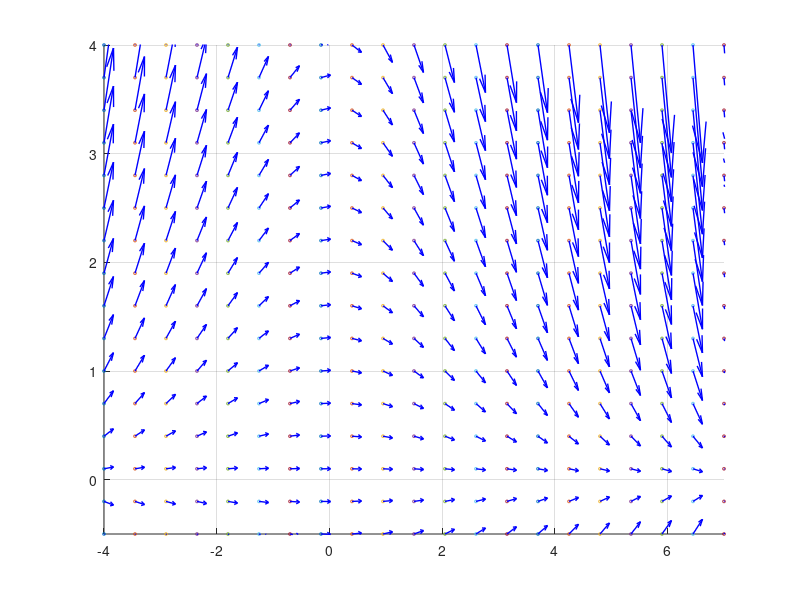

Reproduce this figure in MATLAB.
% Activity 4: plotting direction fields.
% The direction field for a differential equation dy/dx=f(x,y) is
% the same as the vector field given by A=1, B=f(x,y)

clc
clf
hold on
grid on

%We'll plot our vector field for a<=x<=b and x<=y<=d
%over the grid of dimensions (m+1) by (n+1).
%First, we initialize parameters (so it's easier to change them in future)
%and then use the meshgrid command. We'll plot the grid too.

a=-4; b=7; c=-0.5; d=4; m=20; n=15;
[x y]=meshgrid(a:(b-a)/m:b,c:(d-c)/n:d);
plot(x,y,'o','markersize',2)

%The following code introduces A and B as explicit expressions in x and y

f=@(x,y)-x.*y./4; %it's important to use .* and ./ instead of just * and /

A=@(x,y)x-x+1;    %adding x-x is needed to sync the dimensions of A and x

B=@(x,y)f(x,y);

%Now we'll plot the slope field
%Notice the additional argument 2 of the quiver function - it makes each
%little arrow twice as long as it is supposed to be otherwise. Without it,
%some arrows will be too small (of course, now some of them are too big)

quiver(x,y,A(x,y),B(x,y),2,'linewidth',1,'color','blue')

axis([a b c d])
